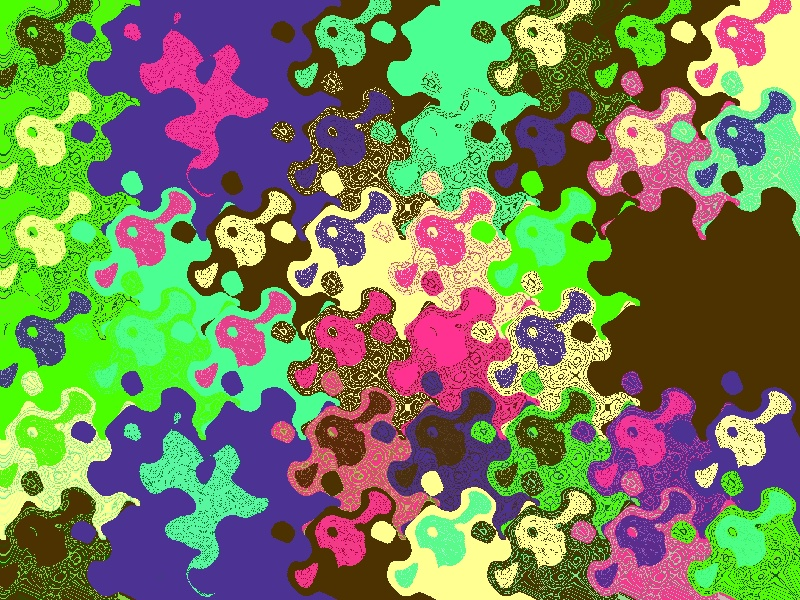
#> input picture pal452_wvd2.jpg, 800 x 600 px
$ python wave_filter.py pal452_wvd2.jpg out.png
#> lines starting #> are read from the running program, lines starting #| are printed output that depends on the picture
#!/usr/bin/env python3
"""
Wave Filter for Images

Applies a sinusoidal wave distortion effect to JPG images.

Usage:
    python wave_filter.py input.jpg output.jpg --wavelength 30 --amplitude 20
    python wave_filter.py input.jpg output.jpg -w 50 -a 15 --direction horizontal
"""

import argparse
import numpy as np
from PIL import Image
import sys

# globals

PHS = 0

# functions

def apply_wave_filter(image, wavelength, amplitude, direction='horizontal', phase = PHS):
    """
    Apply a wave distortion filter to an image.

    Parameters:
    -----------
    image : PIL.Image
        Input image
    wavelength : float
        The wavelength of the sine wave in pixels
    amplitude : float
        The amplitude of the wave distortion in pixels
    direction : str
        Direction of the wave: 'horizontal', 'vertical', or 'both'

    Returns:
    --------
    PIL.Image
        Wave-filtered image
    """
    img_array = np.array(image)
    height, width = img_array.shape[:2]

    # Create output array
    output = np.zeros_like(img_array)

    # Create coordinate grids
    y_coords, x_coords = np.meshgrid(np.arange(height), np.arange(width), indexing='ij')

    if direction == 'horizontal':
        # Horizontal wave: displace pixels horizontally based on y-coordinate
        displacement = amplitude * np.sin(2 * np.pi * y_coords / wavelength + phase)
        source_x = x_coords - displacement
        source_y = y_coords

    elif direction == 'vertical':
        # Vertical wave: displace pixels vertically based on x-coordinate
        displacement = amplitude * np.sin(2 * np.pi * x_coords / wavelength + phase)
        source_x = x_coords
        source_y = y_coords - displacement

    elif direction == 'both':
        # Apply wave in both directions
        displacement_x = amplitude * np.sin(2 * np.pi * y_coords / wavelength + phase)
        displacement_y = amplitude * np.sin(2 * np.pi * x_coords / wavelength + phase)
        source_x = x_coords - displacement_x
        source_y = y_coords - displacement_y

    else:
        raise ValueError("Direction must be 'horizontal', 'vertical', or 'both'")

    # Clip coordinates to valid range
    source_x = np.clip(source_x, 0, width - 1).astype(int)
    source_y = np.clip(source_y, 0, height - 1).astype(int)

    # Apply the mapping
    output = img_array[source_y, source_x]

    return Image.fromarray(output)


def main():
    parser = argparse.ArgumentParser(
        description='Apply a wave distortion filter to a JPG image.',
        formatter_class=argparse.RawDescriptionHelpFormatter,
        epilog="""
Examples:
  python wave_filter.py input.jpg output.jpg --wavelength 50 --amplitude 20
  python wave_filter.py input.jpg output.jpg -w 50 -a 15 --direction vertical
  python wave_filter.py photo.jpg wavy_photo.jpg -w 40 -a 25 --direction both
        """
    )

    parser.add_argument('input', help='Input JPG image file')
    parser.add_argument('output', help='Output JPG image file')
    parser.add_argument('-w', '--wavelength', type=float, default=100.0,
                        help='Wavelength of the wave in pixels (default: 100)')
    parser.add_argument('-a', '--amplitude', type=float, default=20.0,
                        help='Amplitude of the wave distortion in pixels (default: 20)')
    parser.add_argument('-d', '--direction', choices=['horizontal', 'vertical', 'both'],
                        default='horizontal',
                        help='Direction of the wave effect (default: horizontal)')
    parser.add_argument('-q', '--quality', type=int, default=95,
                        help='JPG output quality (1-100, default: 95)')

    args = parser.parse_args()

    # Validate inputs
    if args.wavelength <= 0:
        print("Error: Wavelength must be positive", file=sys.stderr)
        sys.exit(1)

    if args.amplitude < 0:
        print("Error: Amplitude must be non-negative", file=sys.stderr)
        sys.exit(1)

    if not (1 <= args.quality <= 100):
        print("Error: Quality must be between 1 and 100", file=sys.stderr)
        sys.exit(1)

    try:
        # Load the image
        print(f"Loading image: {args.input}")
        image = Image.open(args.input)
#> image is the input picture: PIL image 800x600 RGB; mean R, G, B 117.8, 130.8, 90.2

        # Convert to RGB if necessary (handles RGBA, grayscale, etc.)
        if image.mode != 'RGB':
            image = image.convert('RGB')

        print(f"Applying wave filter (wavelength={args.wavelength}, amplitude={args.amplitude}, direction={args.direction})")

        # Apply the wave filter
        filtered_image = apply_wave_filter(image, args.wavelength, args.amplitude, args.direction)
#> in apply_wave_filter, `output = img_array[source_y, source_x]`:
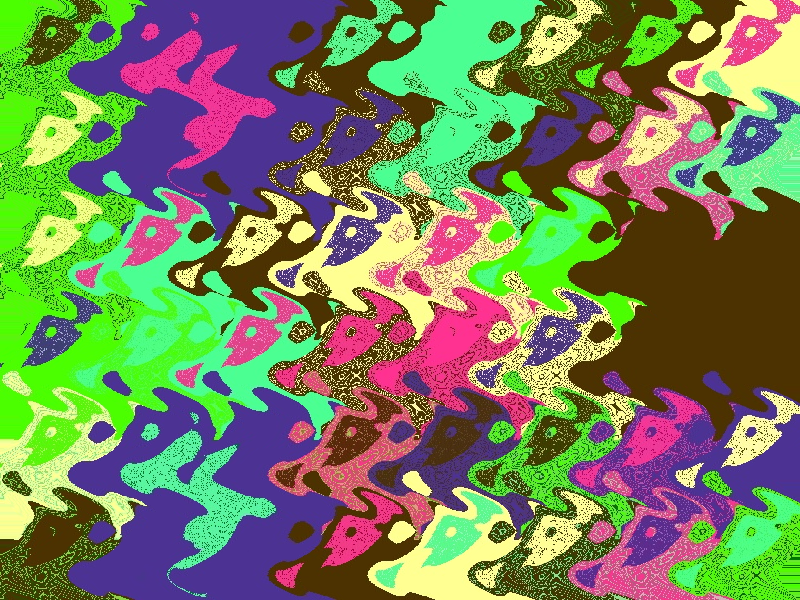
#> output: shape (600, 800, 3); mean R, G, B 117.6, 131.3, 89.9
        nxtfiltered_image = apply_wave_filter(filtered_image, args.wavelength/2, args.amplitude, args.direction)
#> call 2 of apply_wave_filter, with wavelength = 50, amplitude = 20, direction = 'horizontal', phase = 0
#> in apply_wave_filter (call 2), `output = img_array[source_y, source_x]`:
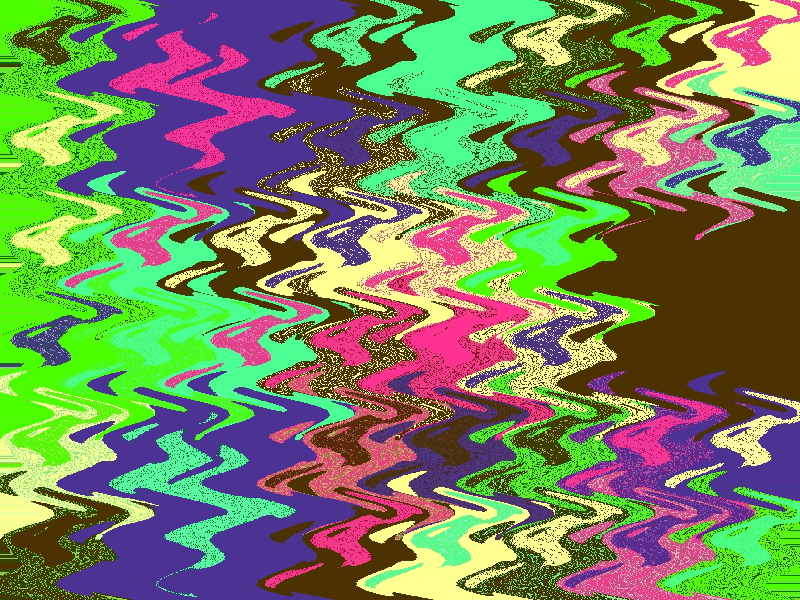
#> output: shape (600, 800, 3); mean R, G, B 117.6, 131.5, 89.8

        # Save the output
        print(f"Saving output: {args.output}")
        #filtered_image.save(args.output, 'JPEG', quality=args.quality)
        nxtfiltered_image.save(args.output, 'JPEG', quality=args.quality)

        print("Done!")

    except FileNotFoundError:
        print(f"Error: Input file '{args.input}' not found", file=sys.stderr)
        sys.exit(1)
    except Exception as e:
        print(f"Error: {e}", file=sys.stderr)
        sys.exit(1)


if __name__ == '__main__':
    main()
